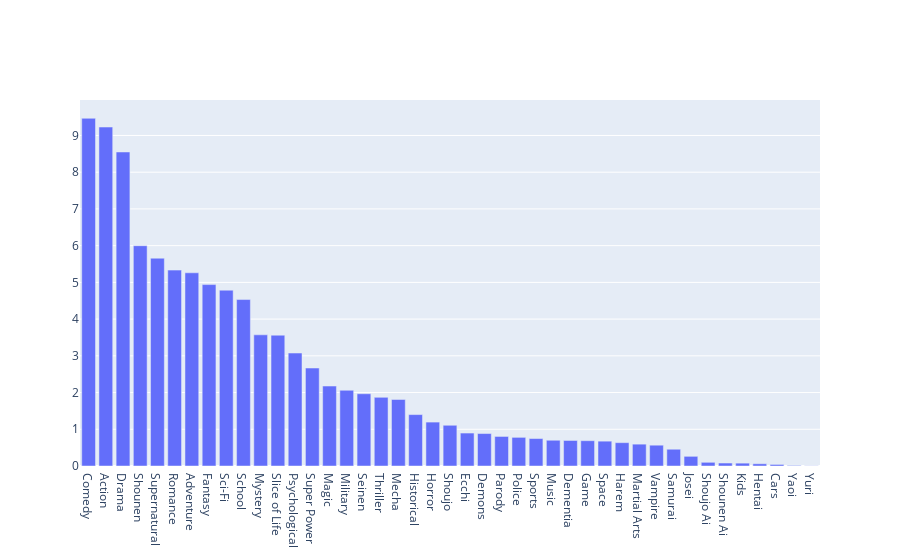

The notebook cell saved with this chart:
### Markdown cell above
## Prevalência dos gêneros

### Code cell
# 
temp = profiles[anime_genres].sum().reset_index()
temp.columns = ("Gênero", "Prevalência")
temp["Prevalência"] = temp["Prevalência"]\
    .apply(lambda x: x/temp["Prevalência"].sum() *100)
temp.sort_values(by="Prevalência", inplace=True, ascending=False)

fig = go.Figure(
    data=go.Bar(x=temp["Gênero"], y=temp["Prevalência"])
)
#fig.layout(yaxis=dict(tickformat=".2%"))
fig.show()

### Figure 1 — Plotly figure (JSON) as saved in the notebook; plotly's stock layout.template omitted (floating-point values rounded to 4 significant figures)
{"data": [{"type": "bar", "x": ["Comedy", "Action", "Drama", "Shounen", "Supernatural", "Romance", "Adventure", "Fantasy", "Sci-Fi", "School", "Mystery", "Slice of Life", "Psychological", "Super Power", "Magic", "Military", "Seinen", "Thriller", "Mecha", "Historical", "Horror", "Shoujo", "Ecchi", "Demons", "Parody", "Police", "Sports", "Music", "Dementia", "Game", "Space", "Harem", "Martial Arts", "Vampire", "Samurai", "Josei", "Shoujo Ai", "Shounen Ai", "Kids", "Hentai", "Cars", "Yaoi", "Yuri"], "y": [9.468, 9.229, 8.55, 5.999, 5.658, 5.334, 5.261, 4.94, 4.788, 4.532, 3.572, 3.562, 3.075, 2.668, 2.177, 2.062, 1.967, 1.869, 1.811, 1.4, 1.196, 1.109, 0.8973, 0.8838, 0.8045, 0.78, 0.7474, 0.7014, 0.6953, 0.689, 0.6765, 0.6352, 0.5949, 0.5667, 0.4565, 0.2633, 0.1004, 0.08096, 0.07767, 0.06089, 0.04229, 0.01497, 0.004114]}], "layout": {"autosize": true, "xaxis": {"autorange": true, "range": [-0.5, 42.5], "type": "category"}, "yaxis": {"autorange": true, "range": [0, 9.966], "type": "linear"}}}
